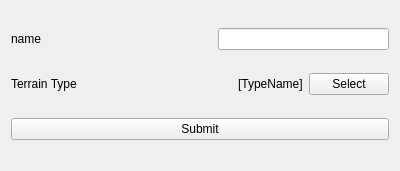
<?xml version="1.0" encoding="UTF-8"?>
<ui version="4.0">
 <class>Form</class>
 <widget class="QWidget" name="Form">
  <property name="geometry">
   <rect>
    <x>0</x>
    <y>0</y>
    <width>400</width>
    <height>171</height>
   </rect>
  </property>
  <property name="windowTitle">
   <string>Form</string>
  </property>
  <layout class="QVBoxLayout" name="verticalLayout">
   <item>
    <layout class="QHBoxLayout" name="horizontalLayout">
     <item>
      <widget class="QLabel" name="label">
       <property name="text">
        <string>name</string>
       </property>
      </widget>
     </item>
     <item>
      <spacer name="horizontalSpacer">
       <property name="orientation">
        <enum>Qt::Horizontal</enum>
       </property>
       <property name="sizeHint" stdset="0">
        <size>
         <width>40</width>
         <height>20</height>
        </size>
       </property>
      </spacer>
     </item>
     <item>
      <widget class="QLineEdit" name="nameEntry"/>
     </item>
    </layout>
   </item>
   <item>
    <layout class="QHBoxLayout" name="horizontalLayout_2">
     <item>
      <widget class="QLabel" name="label_2">
       <property name="text">
        <string>Terrain Type</string>
       </property>
      </widget>
     </item>
     <item>
      <spacer name="horizontalSpacer_2">
       <property name="orientation">
        <enum>Qt::Horizontal</enum>
       </property>
       <property name="sizeHint" stdset="0">
        <size>
         <width>40</width>
         <height>20</height>
        </size>
       </property>
      </spacer>
     </item>
     <item>
      <widget class="QLabel" name="selectedTextWidget">
       <property name="text">
        <string>[TypeName]</string>
       </property>
      </widget>
     </item>
     <item>
      <widget class="QPushButton" name="openWidget">
       <property name="text">
        <string>Select</string>
       </property>
      </widget>
     </item>
    </layout>
   </item>
   <item>
    <widget class="QPushButton" name="SubmitButton">
     <property name="text">
      <string>Submit</string>
     </property>
    </widget>
   </item>
  </layout>
 </widget>
 <resources/>
 <connections/>
</ui>
